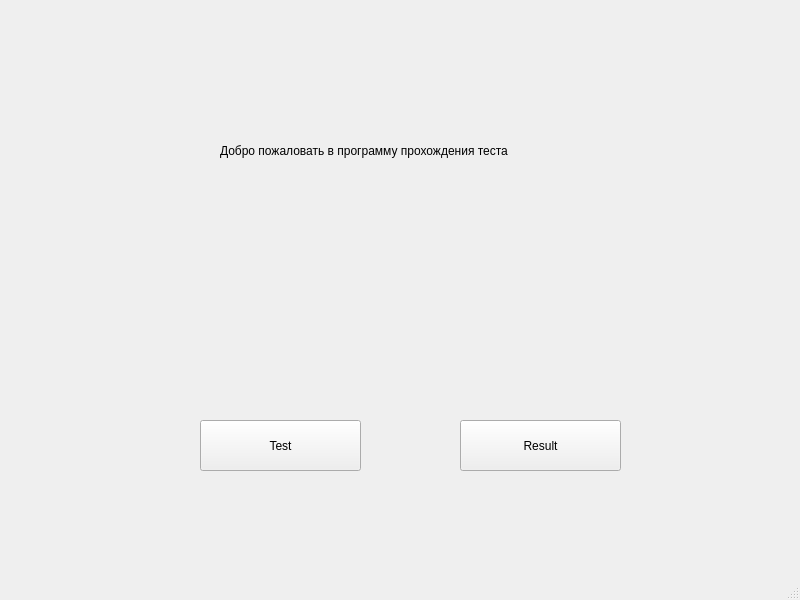
<?xml version="1.0" encoding="UTF-8"?>
<ui version="4.0">
 <class>MainWindow</class>
 <widget class="QMainWindow" name="MainWindow">
  <property name="geometry">
   <rect>
    <x>0</x>
    <y>0</y>
    <width>800</width>
    <height>600</height>
   </rect>
  </property>
  <property name="windowTitle">
   <string>MainWindow</string>
  </property>
  <widget class="QWidget" name="centralwidget">
   <widget class="QPushButton" name="testButton">
    <property name="geometry">
     <rect>
      <x>200</x>
      <y>420</y>
      <width>161</width>
      <height>51</height>
     </rect>
    </property>
    <property name="text">
     <string>Test</string>
    </property>
   </widget>
   <widget class="QPushButton" name="resultButton">
    <property name="geometry">
     <rect>
      <x>460</x>
      <y>420</y>
      <width>161</width>
      <height>51</height>
     </rect>
    </property>
    <property name="text">
     <string>Result</string>
    </property>
   </widget>
   <widget class="QLabel" name="label">
    <property name="geometry">
     <rect>
      <x>220</x>
      <y>130</y>
      <width>371</width>
      <height>41</height>
     </rect>
    </property>
    <property name="layoutDirection">
     <enum>Qt::LeftToRight</enum>
    </property>
    <property name="text">
     <string>Добро пожаловать в программу прохождения теста</string>
    </property>
   </widget>
  </widget>
  <widget class="QMenuBar" name="menubar">
   <property name="geometry">
    <rect>
     <x>0</x>
     <y>0</y>
     <width>800</width>
     <height>25</height>
    </rect>
   </property>
  </widget>
  <widget class="QStatusBar" name="statusbar"/>
 </widget>
 <resources/>
 <connections/>
</ui>
